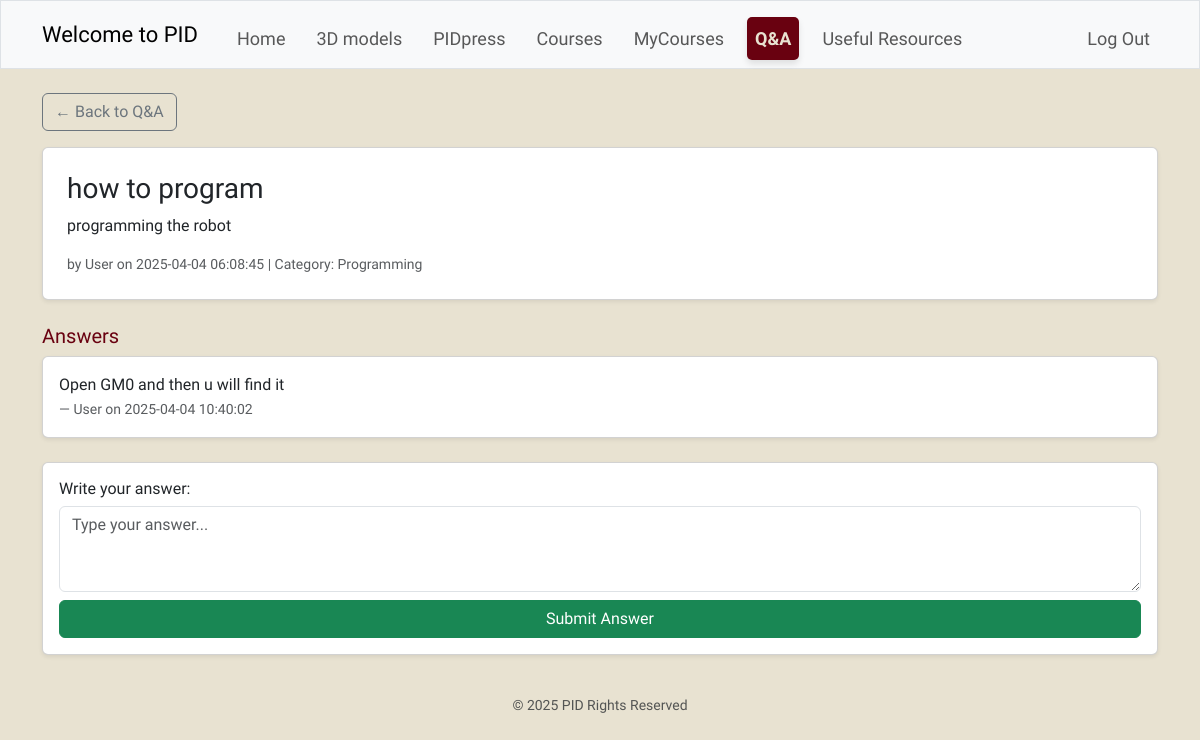
The page /qa/1 (signed in) on the database its author committed.
### tables this page shows
CREATE TABLE questions (
    id INTEGER PRIMARY KEY AUTOINCREMENT,
    user_id INTEGER NOT NULL,
    title TEXT NOT NULL,
    body TEXT NOT NULL,
    created_at TIMESTAMP DEFAULT CURRENT_TIMESTAMP,
    category TEXT DEFAULT 'General'
);

CREATE TABLE users (
id INTEGER PRIMARY KEY AUTOINCREMENT NOT NULL,
username TEXT NOT NULL,
hash TEXT NOT NULL,
team TEXT NOT NULL
, courses TEXT);

CREATE TABLE answers (
    id INTEGER PRIMARY KEY AUTOINCREMENT,
    question_id INTEGER NOT NULL,
    user_id INTEGER NOT NULL,
    body TEXT NOT NULL,
    created_at TIMESTAMP DEFAULT CURRENT_TIMESTAMP
);

### app.py (the view, shortened to what this page needs)
@app.route("/qa/<int:question_id>", methods=["GET", "POST"])
@login_required
def question_detail(question_id):
    question = db.execute("SELECT questions.*, users.username FROM questions JOIN users ON users.id = questions.user_id WHERE questions.id = ?", question_id)
    if not question:
        return apology("Question not found")
    answers = db.execute("SELECT answers.*, users.username FROM answers JOIN users ON users.id = answers.user_id WHERE question_id = ? ORDER BY created_at ASC", question_id)
    return render_template("question_detail.html", question=question[0], answers=answers)

### helpers.py (called while the page is built)
def login_required(f):
    @wraps(f)
    def decorated_function(*args, **kwargs):
        if session.get("user_id") is None:
            return redirect("/login")
        return f(*args, **kwargs)
    return decorated_function

### templates/question_detail.html (shortened to what this page needs)
{% extends "layout.html" %}
{% block main %}
<div class="container my-4 text-start">
    <a href="/qa" class="btn btn-outline-secondary mb-3">
        ← Back to Q&A
    </a>
    <div class="card p-4 shadow-sm mb-4">
        <h3>{{ question.title }}</h3>
        <p>{{ question.body }}</p>
        <small class="text-muted">by {{ question.username }} on {{ question.created_at }} |
            Category: {{ question.category }}</small>
    </div>
    <h5>Answers</h5>
    {% for a in answers %}
    <div class="card mb-2 shadow-sm">
        <div class="card-body">
            {{ a.body }}
            <br>
            <small class="text-muted">— {{ a.username }} on {{ a.created_at }}</small>
        </div>
    </div>
    {% else %}
    <p class="text-muted">No answers yet.</p>
    {% endfor %}
    <form method="post" class="card p-3 mt-4 shadow-sm">
        <h6>Write your answer:</h6>
        <textarea name="answer" class="form-control mb-2" rows="3" placeholder="Type your answer..."></textarea>
        <button class="btn btn-success">Submit Answer</button>
    </form>
</div>
{% endblock %}

### templates/layout.html (style rules this page uses)
body { background-color: rgb(232, 226, 209); font-family: "Itim"; color: rgb(105, 1, 16); }

### rows shown on the page
questions: title "how to program", body "programming the robot", created_at "2025-04-04 06:08:45", category "Programming"
users: username "User"
answers: body "Open GM0 and then u will find it", username "User", created_at "2025-04-04 10:40:02"
